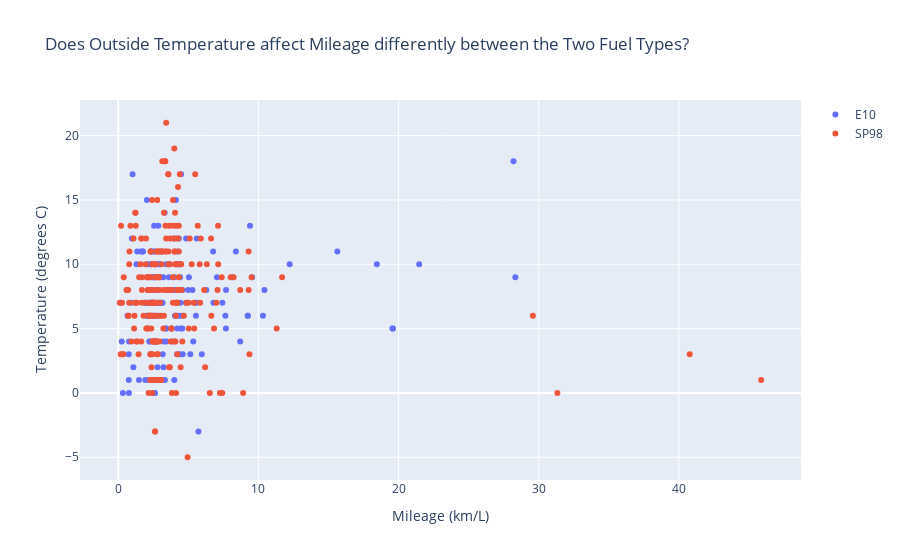

Notebook cell for this chart:
### Code cell
import plotly.graph_objects as go

# Create traces
fig = go.Figure()
fig.add_trace(go.Scatter(x=e_mileage, y=df['temp_outside'],
                    mode='markers', name='E10'))
fig.add_trace(go.Scatter(x=sp_mileage, y=df['temp_outside'],
                    mode='markers', name='SP98'))
fig.update_layout(title='Does Outside Temperature affect Mileage differently between the Two Fuel Types?',
                   xaxis_title='Mileage (km/L)',
                   yaxis_title='Temperature (degrees C)')
fig.show()

### Figure 1 — Plotly figure (JSON) as saved in the notebook; plotly's stock layout.template omitted (floating-point values rounded to 4 significant figures; data arrays with more than 128 entries replaced by an {"elided": "..."} marker saying what was removed)
{"data": [{"mode": "markers", "name": "E10", "type": "scatter", "x": {"elided": "160 float values"}, "y": {"elided": "388 int values"}}, {"mode": "markers", "name": "SP98", "type": "scatter", "x": {"elided": "228 float values"}, "y": {"elided": "388 int values"}}], "layout": {"title": {"text": "Does Outside Temperature affect Mileage differently between the Two Fuel Types?"}, "xaxis": {"title": {"text": "Mileage (km/L)"}}, "yaxis": {"title": {"text": "Temperature (degrees C)"}}}}
